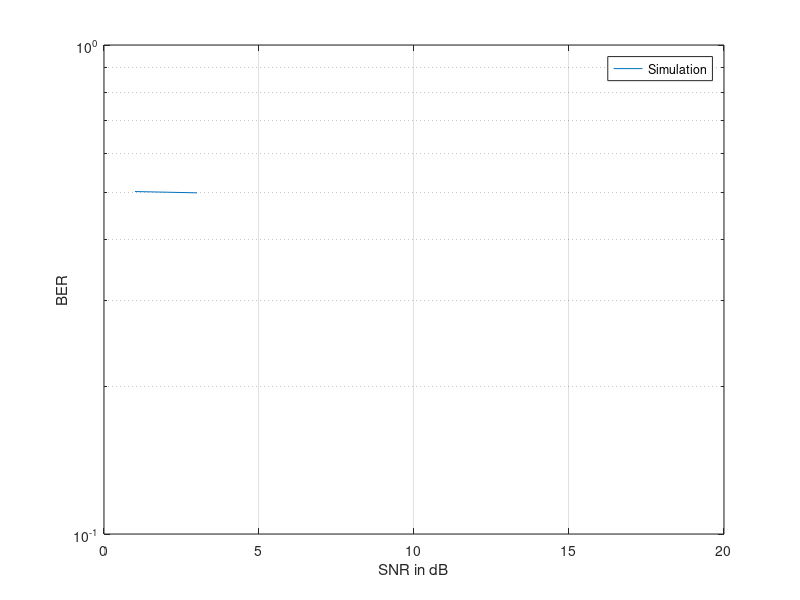

Write the MATLAB code that produced this figure.
% to perform and analyse BER of AWGN channel using BPSK modulation

clc;
clear all;
close all;

format long;
f = sqrt(0.5);

N = 50000;      % no. of data to be transmitted

index = 1;

%SNR in dB (in for loop)
for i=1:2:18
    instantaneous_snr = 10 ^ (i / 10);      
    p = sqrt(1 / instantaneous_snr);
    data = randi([0, 1], 1, N);
    X = 2 * data - 1;
    n = f * (randn(1, N) + 1i * randn(1, N));
    y = instantaneous_snr+n*p;
    d = real(y);
    
    for ki=1:N
        if (d(ki)>=0)
            data_detect(ki) = 1;
        else
            data_detect(ki) = 0;
        end
    end
    
    error = xor(data, data_detect);
    bers(index) = sum(error) / N;
    snr(index) = i;
    [snr(index) bers(index)]
    N = N+1000;
    index = index+i;
end

semilogy(snr, bers);
legend('Simulation')
xlabel('SNR in dB')
ylabel('BER')
grid on;
